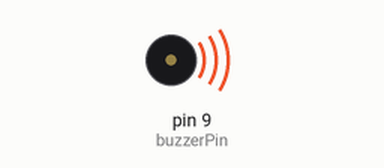
Simulated run of this sketch. Board: Arduino Uno, built with avr-gcc and run on an emulated ATmega328P. On the bench: buzzer (waves = sounding). At 1.8 s the program stops and its outputs stay as they are.

Above: at 0.07 s.
Timing chart, 0 to 3.0 s (numbered marks = the images above):
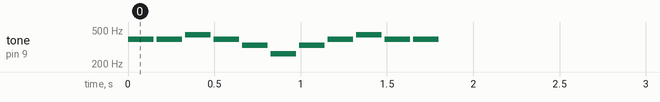

Measured:
- by itself, tone on pin 9 (buzzerPin): plays 392 Hz for 0.15 s, 392 Hz for 0.15 s, 440 Hz for 0.15 s, 392 Hz for 0.15 s, 330 Hz for 0.15 s, 262 Hz for 0.15 s … (11 notes in this stretch)

The sketch:

spongebob-buzz.ino
```cpp
const int buzzerPin = 9;

char notes[] = "ggagecegagg";
int beats[] = {1,1,1,1,1,1,1,1,1,1,1,2};

const int songLength = 11;

int tempo = 150;

void setup(){
  pinMode(buzzerPin, OUTPUT);
}

void loop(){

  int i, duration;
  for (i = 0; i < songLength; i++){
    duration = beats[i] * tempo;

    if (notes[i] == ' '){
      delay(duration);
    }
    else {
      tone(buzzerPin, frequency(notes[i]), duration);
      delay(duration);
    }
    delay(tempo/10);
  }
  while(true){}
}

int frequency(char note){

  int i;
  const int numNotes = 8;

  char names[] = { 'c', 'd', 'e', 'f', 'g', 'a', 'b', 'C' };
  int frequencies[] = {262, 294, 330, 349, 392, 440, 494, 523};

  for (i = 0; i < numNotes; i++){
    if (names[i] == note){
      return(frequencies[i]);
    }
  }
  return(0);
}
```
